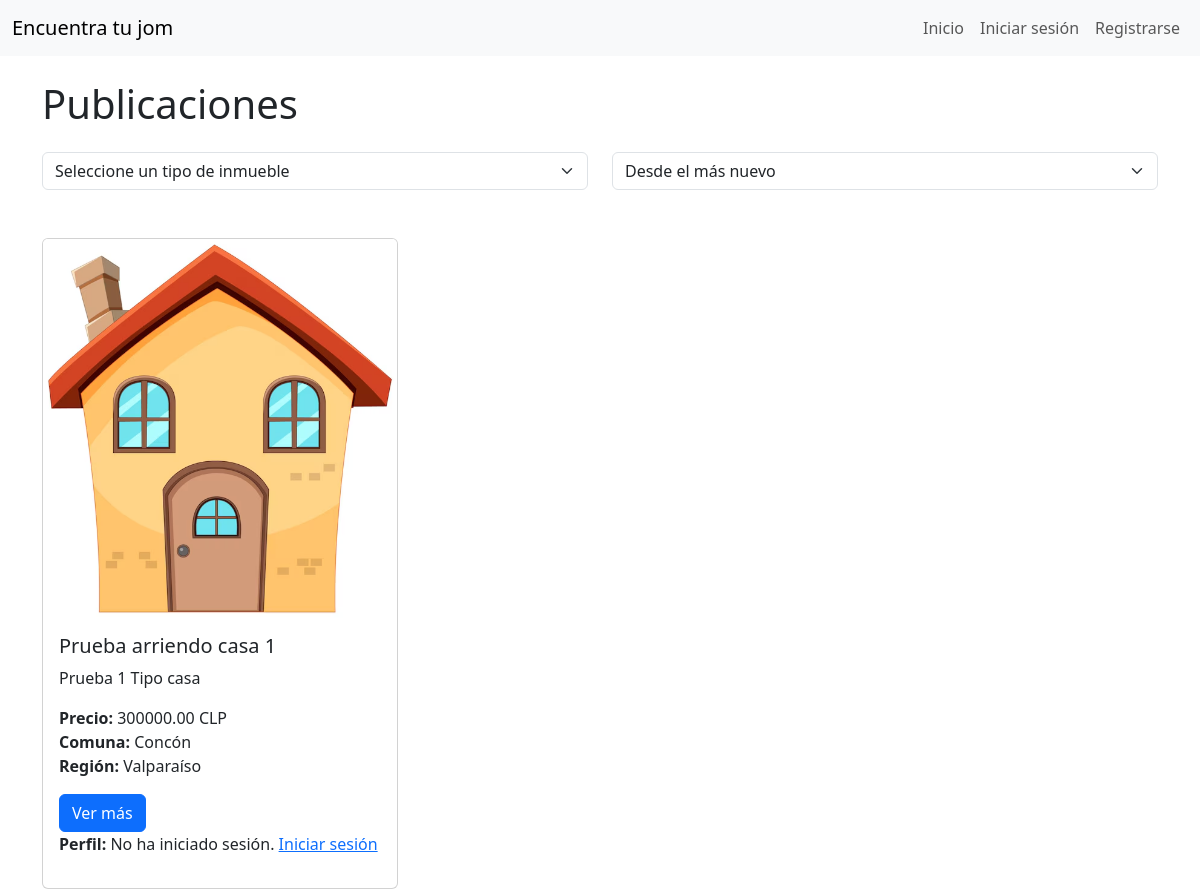
/, run on an earlier commit of the app's database.
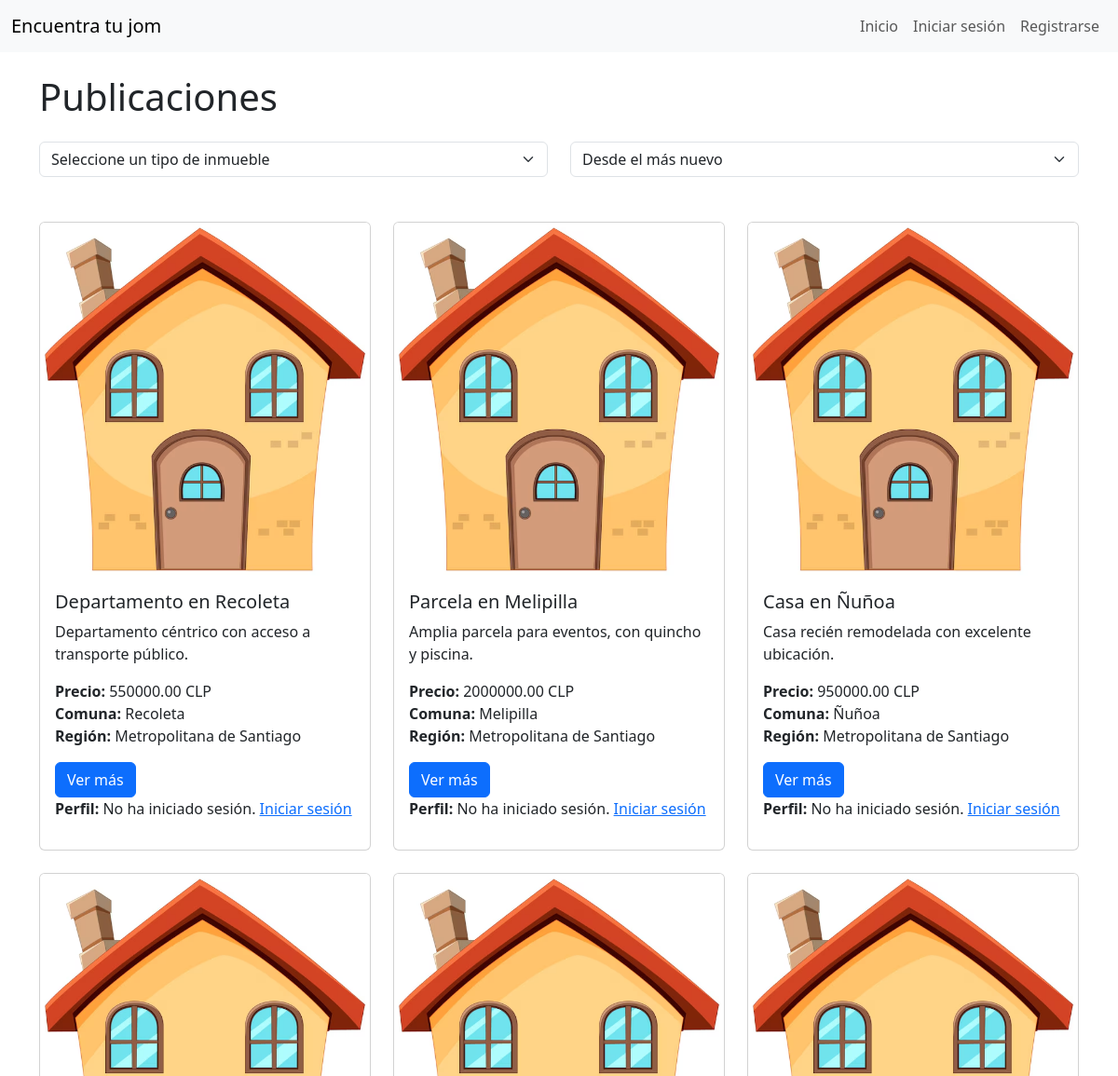
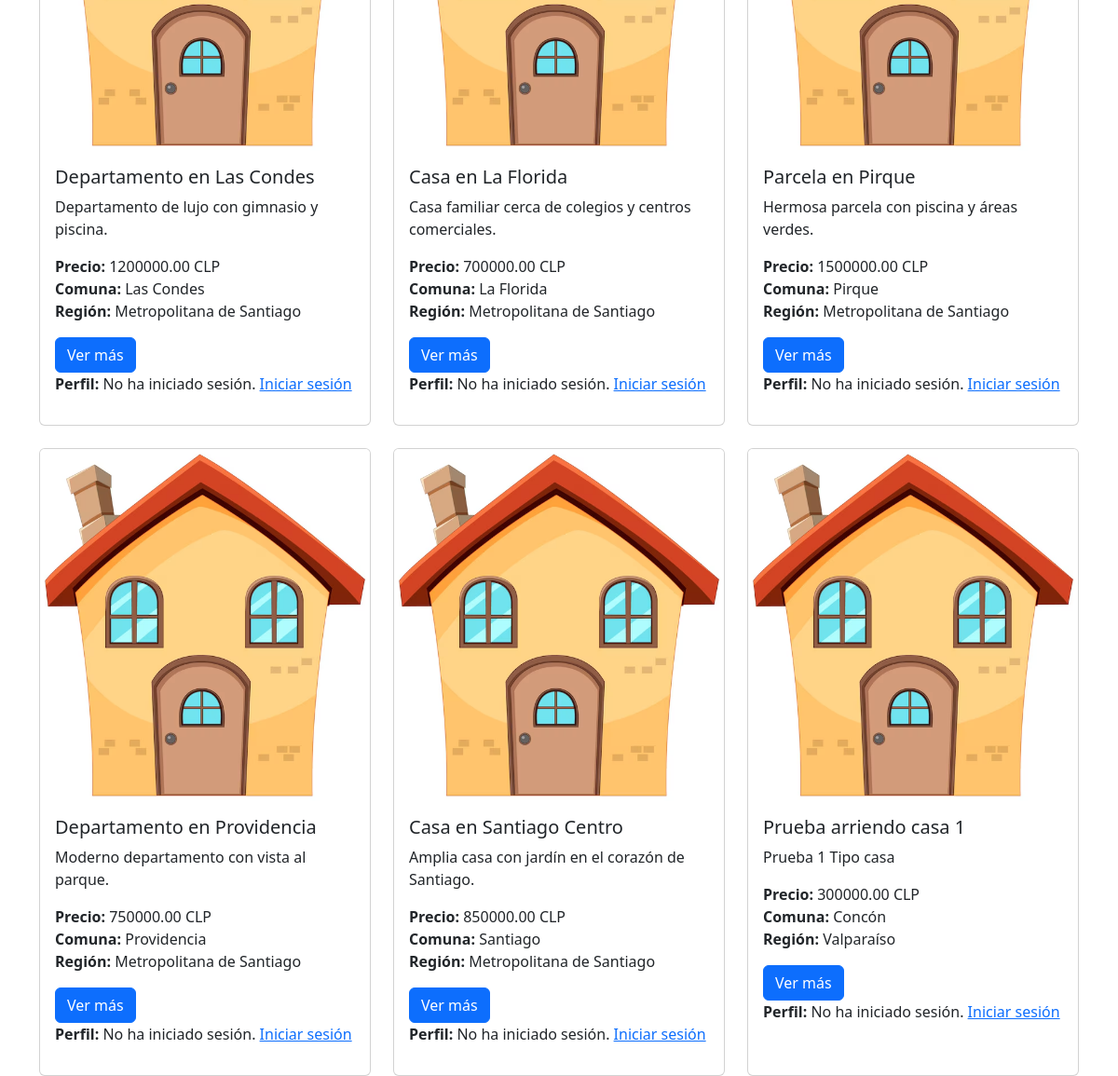
And on a later commit of the database (2 pictures, top to bottom).
### gestion_inmuebles/models.py (models this page shows, shortened)
class Inmueble(models.Model):
    TIPO_INMUEBLE = [
        ('Casa', 'Casa'),
        ('Departamento', 'Departamento'),
        ('Parcela', 'Parcela')
    ]
    nombre = models.CharField(max_length=100)
    descripcion = models.TextField()
    metros_construidos = models.DecimalField(
        max_digits=10,
        decimal_places=2,
        validators=[MinValueValidator(0.01)]
        )
    metros_totales = models.DecimalField(
        max_digits=10,
        decimal_places=2,
        validators=[MinValueValidator(0.01)]
    )
    cantidad_estacionamientos = models.IntegerField(validators=[MinValueValidator(1)])
    cantidad_habitaciones = models.IntegerField(validators=[MinValueValidator(1)])
    cantidad_banos = models.IntegerField(validators=[MinValueValidator(1)])
    direccion = models.CharField(max_length=255)
    comuna = models.ForeignKey(Comuna, on_delete=models.SET_NULL, null=True)
    tipo_inmueble = models.CharField(max_length=20, choices=TIPO_INMUEBLE)
    precio_mensual = models.DecimalField(max_digits=12, decimal_places=2,validators=[MinValueValidator(0.01)])
    arrendador = models.ForeignKey(Perfil, on_delete=models.CASCADE, related_name='propiedades')
    fecha_creacion = models.DateTimeField(auto_now_add=True)
    ultima_modificacion = models.DateTimeField(auto_now=True)
    imagen = models.ImageField(upload_to='static/', null=True, blank=True)

class Comuna(models.Model):
    nombre_comuna = models.CharField(max_length=100)
    codigo_postal = models.CharField(max_length=10, null=True)
    region = models.ForeignKey(Region, on_delete=models.CASCADE, related_name='comunas')

class Region(models.Model):
    nombre_region = models.CharField(max_length=100)
    numero_region = models.CharField(max_length=10, null=True)

### gestion_inmuebles/views.py (the view)
# urls.py: 2. Add a URL to urlpatterns:  path('', views.home, name='home')
def home(request):
    tipo_inmueble = request.GET.get('tipo_inmueble', None)
    ordenar_por_fecha = request.GET.get('ordenar_por_fecha', 'desc')
    inmuebles = Inmueble.objects.all()
    if tipo_inmueble:
        inmuebles = inmuebles.filter(tipo_inmueble=tipo_inmueble)
    if ordenar_por_fecha == 'asc':
        inmuebles = inmuebles.order_by('fecha_creacion')  # Orden ascendente (más antiguos primero)
    else:
        inmuebles = inmuebles.order_by('-fecha_creacion')  # Orden descendente (más nuevos primero)
    regiones = Region.objects.all()
    return render(request, 'home.html', {
        'inmuebles': inmuebles,
        'regiones': regiones,
        'tipo_inmueble': tipo_inmueble,
        'ordenar_por_fecha': ordenar_por_fecha
    })

### templates/home.html (shortened to what this page needs)
{% extends 'base.html' %}
{% block content %}
<h1 class="mb-4">Publicaciones</h1>
<div class="row mb-4">
    <div class="col-12 col-md-6">
        <form method="get" class="mb-4">
            <select name="tipo_inmueble" class="form-select" onchange="this.form.submit()">
                <option value="">Seleccione un tipo de inmueble</option>
            </select>
        </form>
    </div>
    <div class="col-12 col-md-6">
        <form method="get" class="mb-4">
            <select name="ordenar_por_fecha" class="form-select" onchange="this.form.submit()">
                <option value="desc" {% if ordenar_por_fecha == 'desc' %}selected{% endif %}>Desde el más nuevo</option>
            </select>
        </form>
    </div>
</div>
<div class="row row-cols-1 row-cols-md-3 g-4">
    {% for inmueble in inmuebles %}
    <div class="col">
        <div class="card h-100">
            <img src="/static/img/default.jpg" class="card-img-top" alt="{{ inmueble.nombre }}">
            <div class="card-body">
                <h5 class="card-title">{{ inmueble.nombre }}</h5>
                <p class="card-text">{{ inmueble.descripcion|truncatechars:100 }}</p>
                <div>
                    <ul class="list-unstyled">
                        <li><strong>Precio:</strong> {{ inmueble.precio_mensual }} CLP</li>
                        <li><strong>Comuna:</strong> {{ inmueble.comuna.nombre_comuna }}</li>
                        <li><strong>Región:</strong> {{ inmueble.comuna.region.nombre_region }}</li>
                    </ul>
                </div>
                {% if inmueble.arrendador.usuario != request.user %}
                <a href="{% url 'ver_mas_inmueble' inmueble.id %}" class="btn btn-primary">Ver más</a>
                {% endif %}
                {% if user.is_authenticated %}
                <p><strong>Perfil:</strong> {{ inmueble.arrendador.tipo_usuario }}</p>
                {% else %}
                <p><strong>Perfil:</strong> No ha iniciado sesión. <a href="{% url 'login' %}">Iniciar sesión</a></p>
                {% endif %}
            </div>
        </div>
    </div>
    {% empty %}
    <p>No hay publicaciones disponibles.</p>
    {% endfor %}
</div>
{% endblock %}

What changed in the data, as far as the page shows it:
added Inmueble: nombre "Departamento en Recoleta", descripcion "Departamento céntrico con acceso a transporte público.", precio_mensual "550000.00", comuna.nombre_comuna "Recoleta", comuna.region.nombre_region "Metropolitana de Santiago", shows "Ver más"
added Inmueble: nombre "Parcela en Melipilla", descripcion "Amplia parcela para eventos, con quincho y piscina.", precio_mensual "2000000.00", comuna.nombre_comuna "Melipilla", comuna.region.nombre_region "Metropolitana de Santiago", shows "Ver más"
added Inmueble: nombre "Casa en Ñuñoa", descripcion "Casa recién remodelada con excelente ubicación.", precio_mensual "950000.00", comuna.nombre_comuna "Ñuñoa", comuna.region.nombre_region "Metropolitana de Santiago", shows "Ver más"
added Inmueble: nombre "Departamento en Las Condes", descripcion "Departamento de lujo con gimnasio y piscina.", precio_mensual "1200000.00", comuna.nombre_comuna "Las Condes", comuna.region.nombre_region "Metropolitana de Santiago", shows "Ver más"
added Inmueble: nombre "Casa en La Florida", descripcion "Casa familiar cerca de colegios y centros comerciales.", precio_mensual "700000.00", comuna.nombre_comuna "La Florida", comuna.region.nombre_region "Metropolitana de Santiago", shows "Ver más"
added Inmueble: nombre "Parcela en Pirque", descripcion "Hermosa parcela con piscina y áreas verdes.", precio_mensual "1500000.00", comuna.nombre_comuna "Pirque", comuna.region.nombre_region "Metropolitana de Santiago", shows "Ver más"
added Inmueble: nombre "Departamento en Providencia", descripcion "Moderno departamento con vista al parque.", precio_mensual "750000.00", comuna.nombre_comuna "Providencia", comuna.region.nombre_region "Metropolitana de Santiago", shows "Ver más"
added Inmueble: nombre "Casa en Santiago Centro", descripcion "Amplia casa con jardín en el corazón de Santiago.", precio_mensual "850000.00", comuna.nombre_comuna "Santiago", comuna.region.nombre_region "Metropolitana de Santiago", shows "Ver más"
